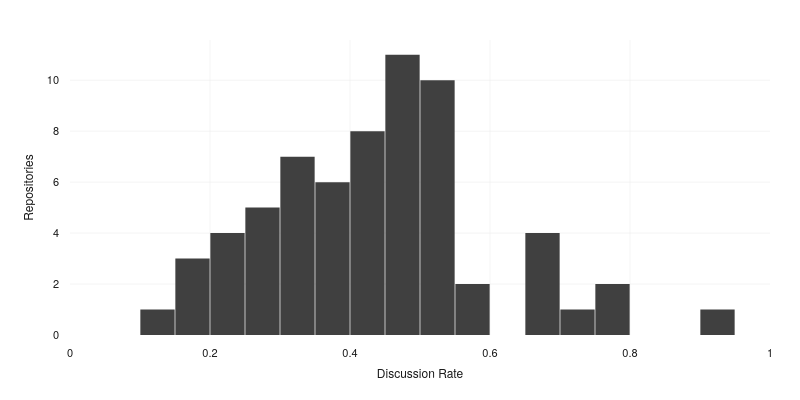

Source (notebook cell):
### Code cell
bins = 20
lo, hi = 0.0, 1.0

(
    go.Figure()
    .add_trace(
        go.Histogram(
            x=discussion_rate["share"],
            marker=dict(
                color=pio.templates["thesis"].layout.colorway[3],
                line=dict(width=0),
            ),
            xbins=dict(start=lo, end=hi + (hi - lo) / bins, size=(hi - lo) / bins),
            autobinx=False,
        )
    )
    .update_xaxes(title_text="Discussion Rate", range=[0, 1])
    .update_yaxes(title_text="Repositories")
    .update_layout(
        width=800,
        height=400,
        showlegend=False,
        bargap=0.02,
        margin=dict(l=70, r=30, t=40, b=60),
    )
    .show()
)

### Figure 1 — Plotly figure (JSON) as saved in the notebook; plotly's stock layout.template omitted (floating-point values rounded to 4 significant figures)
{"data": [{"autobinx": false, "marker": {"color": "#404040", "line": {"width": 0}}, "type": "histogram", "x": [0.1109, 0.1509, 0.1871, 0.1992, 0.2169, 0.2177, 0.2236, 0.2409, 0.2708, 0.2708, 0.2756, 0.2756, 0.2883, 0.3066, 0.3115, 0.3129, 0.3142, 0.3273, 0.3333, 0.3403, 0.3566, 0.3581, 0.367, 0.3684, 0.3692, 0.3731, 0.4006, 0.403, 0.4097, 0.4247, 0.4405, 0.4436, 0.4444, 0.4479, 0.4516, 0.4595, 0.4667, 0.4741, 0.4778, 0.4793, 0.4805, 0.4868, 0.4906, 0.4927, 0.4975, 0.5089, 0.5118, 0.5183, 0.5213, 0.5271, 0.5272, 0.5274, 0.528, 0.5334, 0.5375, 0.5724, 0.5951, 0.6538, 0.6702, 0.6793, 0.6834, 0.7133, 0.75, 0.7679, 0.9069], "xbins": {"end": 1.05, "size": 0.05, "start": 0}}], "layout": {"bargap": 0.02, "height": 400, "margin": {"b": 60, "l": 70, "r": 30, "t": 40}, "showlegend": false, "width": 800, "xaxis": {"range": [0, 1], "title": {"text": "Discussion Rate"}}, "yaxis": {"title": {"text": "Repositories"}}}}
